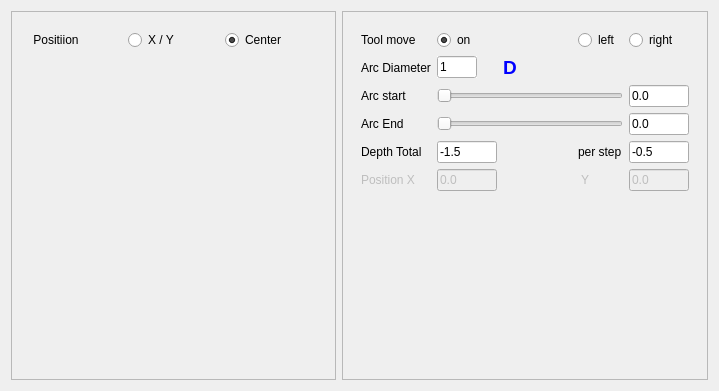
          <widget class="QWidget" name="page_circleArc">
           <property name="geometry">
            <rect>
             <x>0</x>
             <y>0</y>
             <width>719</width>
             <height>379</height>
            </rect>
           </property>
           <attribute name="label">
            <string>Circle of Arc</string>
           </attribute>
           <layout class="QHBoxLayout" name="horizontalLayout_4">
            <item>
             <widget class="QFrame" name="frame_8">
              <property name="frameShape">
               <enum>QFrame::StyledPanel</enum>
              </property>
              <property name="frameShadow">
               <enum>QFrame::Raised</enum>
              </property>
              <layout class="QVBoxLayout" name="verticalLayout_3">
               <item>
                <widget class="QFrame" name="frame_2">
                 <property name="frameShape">
                  <enum>QFrame::NoFrame</enum>
                 </property>
                 <property name="frameShadow">
                  <enum>QFrame::Raised</enum>
                 </property>
                 <layout class="QHBoxLayout" name="horizontalLayout_5">
                  <item>
                   <widget class="QLabel" name="label_11">
                    <property name="text">
                     <string> Positiion</string>
                    </property>
                   </widget>
                  </item>
                  <item>
                   <widget class="QRadioButton" name="rbCP_1">
                    <property name="enabled">
                     <bool>true</bool>
                    </property>
                    <property name="text">
                     <string notr="true">X / Y</string>
                    </property>
                    <property name="checked">
                     <bool>false</bool>
                    </property>
                   </widget>
                  </item>
                  <item>
                   <widget class="QRadioButton" name="rbCP_2">
                    <property name="text">
                     <string>Center</string>
                    </property>
                    <property name="checked">
                     <bool>true</bool>
                    </property>
                   </widget>
                  </item>
                 </layout>
                </widget>
               </item>
               <item>
                <widget class="QLabel" name="image">
                 <property name="sizePolicy">
                  <sizepolicy hsizetype="Minimum" vsizetype="Preferred">
                   <horstretch>0</horstretch>
                   <verstretch>0</verstretch>
                  </sizepolicy>
                 </property>
                 <property name="minimumSize">
                  <size>
                   <width>305</width>
                   <height>305</height>
                  </size>
                 </property>
                 <property name="maximumSize">
                  <size>
                   <width>305</width>
                   <height>305</height>
                  </size>
                 </property>
                 <property name="text">
                  <string notr="true"/>
                 </property>
                 <property name="textFormat">
                  <enum>Qt::PlainText</enum>
                 </property>
                 <property name="pixmap">
                  <pixmap>img/contour/circle-pic1_1.jpg</pixmap>
                 </property>
                 <property name="scaledContents">
                  <bool>false</bool>
                 </property>
                </widget>
               </item>
               <item>
                <spacer name="verticalSpacer">
                 <property name="orientation">
                  <enum>Qt::Vertical</enum>
                 </property>
                 <property name="sizeHint" stdset="0">
                  <size>
                   <width>20</width>
                   <height>40</height>
                  </size>
                 </property>
                </spacer>
               </item>
              </layout>
             </widget>
            </item>
            <item>
             <widget class="QFrame" name="frame_3">
              <property name="sizePolicy">
               <sizepolicy hsizetype="Preferred" vsizetype="Preferred">
                <horstretch>0</horstretch>
                <verstretch>0</verstretch>
               </sizepolicy>
              </property>
              <property name="frameShape">
               <enum>QFrame::StyledPanel</enum>
              </property>
              <property name="frameShadow">
               <enum>QFrame::Raised</enum>
              </property>
              <layout class="QVBoxLayout" name="verticalLayout_2">
               <item>
                <widget class="QFrame" name="frame_7">
                 <property name="frameShape">
                  <enum>QFrame::NoFrame</enum>
                 </property>
                 <property name="frameShadow">
                  <enum>QFrame::Raised</enum>
                 </property>
                 <layout class="QGridLayout" name="gridLayout">
                  <item row="0" column="0">
                   <widget class="QLabel" name="label_6">
                    <property name="text">
                     <string>Tool move</string>
                    </property>
                   </widget>
                  </item>
                  <item row="9" column="1">
                   <widget class="QLineEdit" name="centerX">
                    <property name="enabled">
                     <bool>false</bool>
                    </property>
                    <property name="maximumSize">
                     <size>
                      <width>60</width>
                      <height>16777215</height>
                     </size>
                    </property>
                    <property name="text">
                     <string>0.0</string>
                    </property>
                   </widget>
                  </item>
                  <item row="3" column="0">
                   <widget class="QLabel" name="label_14">
                    <property name="text">
                     <string>Arc Diameter</string>
                    </property>
                   </widget>
                  </item>
                  <item row="8" column="0">
                   <widget class="QLabel" name="label_17">
                    <property name="text">
                     <string>Depth Total</string>
                    </property>
                   </widget>
                  </item>
                  <item row="8" column="5">
                   <widget class="QLineEdit" name="depthStep">
                    <property name="maximumSize">
                     <size>
                      <width>60</width>
                      <height>16777215</height>
                     </size>
                    </property>
                    <property name="text">
                     <string>-0.5</string>
                    </property>
                   </widget>
                  </item>
                  <item row="11" column="0">
                   <spacer name="verticalSpacer_2">
                    <property name="orientation">
                     <enum>Qt::Vertical</enum>
                    </property>
                    <property name="sizeHint" stdset="0">
                     <size>
                      <width>20</width>
                      <height>40</height>
                     </size>
                    </property>
                   </spacer>
                  </item>
                  <item row="0" column="1">
                   <widget class="QRadioButton" name="rbTrc">
                    <property name="statusTip">
                     <string>Tool Radius Compensation (G40)</string>
                    </property>
                    <property name="text">
                     <string comment="trc">on </string>
                    </property>
                    <property name="checked">
                     <bool>true</bool>
                    </property>
                   </widget>
                  </item>
                  <item row="0" column="4">
                   <widget class="QRadioButton" name="rbTrcl">
                    <property name="statusTip">
                     <string>Tool Radius Compensation Left (G41)</string>
                    </property>
                    <property name="text">
                     <string comment="trcl">left </string>
                    </property>
                    <property name="checked">
                     <bool>false</bool>
                    </property>
                   </widget>
                  </item>
                  <item row="5" column="5">
                   <widget class="QLineEdit" name="arcStart">
                    <property name="maximumSize">
                     <size>
                      <width>60</width>
                      <height>16777215</height>
                     </size>
                    </property>
                    <property name="text">
                     <string>0.0</string>
                    </property>
                   </widget>
                  </item>
                  <item row="8" column="1">
                   <widget class="QLineEdit" name="depthTotal">
                    <property name="maximumSize">
                     <size>
                      <width>60</width>
                      <height>16777215</height>
                     </size>
                    </property>
                    <property name="text">
                     <string>-1.5</string>
                    </property>
                   </widget>
                  </item>
                  <item row="9" column="5">
                   <widget class="QLineEdit" name="centerY">
                    <property name="enabled">
                     <bool>false</bool>
                    </property>
                    <property name="maximumSize">
                     <size>
                      <width>60</width>
                      <height>16777215</height>
                     </size>
                    </property>
                    <property name="text">
                     <string>0.0</string>
                    </property>
                   </widget>
                  </item>
                  <item row="8" column="4">
                   <widget class="QLabel" name="label_18">
                    <property name="text">
                     <string>per step</string>
                    </property>
                   </widget>
                  </item>
                  <item row="9" column="4">
                   <widget class="QLabel" name="label_Y">
                    <property name="enabled">
                     <bool>false</bool>
                    </property>
                    <property name="text">
                     <string> Y</string>
                    </property>
                   </widget>
                  </item>
                  <item row="6" column="1" colspan="4">
                   <widget class="QSlider" name="hSliderArcEnd">
                    <property name="maximum">
                     <number>360</number>
                    </property>
                    <property name="orientation">
                     <enum>Qt::Horizontal</enum>
                    </property>
                   </widget>
                  </item>
                  <item row="3" column="1">
                   <widget class="QLineEdit" name="arcDiameter">
                    <property name="maximumSize">
                     <size>
                      <width>40</width>
                      <height>16777215</height>
                     </size>
                    </property>
                    <property name="autoFillBackground">
                     <bool>true</bool>
                    </property>
                    <property name="inputMask">
                     <string notr="true"/>
                    </property>
                    <property name="text">
                     <string notr="true">1</string>
                    </property>
                   </widget>
                  </item>
                  <item row="9" column="0">
                   <widget class="QLabel" name="label_X">
                    <property name="enabled">
                     <bool>false</bool>
                    </property>
                    <property name="text">
                     <string>Position X</string>
                    </property>
                   </widget>
                  </item>
                  <item row="6" column="0">
                   <widget class="QLabel" name="label_16">
                    <property name="text">
                     <string>Arc End</string>
                    </property>
                   </widget>
                  </item>
                  <item row="5" column="0">
                   <widget class="QLabel" name="label_15">
                    <property name="text">
                     <string>Arc start</string>
                    </property>
                   </widget>
                  </item>
                  <item row="5" column="1" colspan="4">
                   <widget class="QSlider" name="hSliderArcStart">
                    <property name="maximum">
                     <number>360</number>
                    </property>
                    <property name="orientation">
                     <enum>Qt::Horizontal</enum>
                    </property>
                   </widget>
                  </item>
                  <item row="6" column="5">
                   <widget class="QLineEdit" name="arcEnd">
                    <property name="maximumSize">
                     <size>
                      <width>60</width>
                      <height>16777215</height>
                     </size>
                    </property>
                    <property name="text">
                     <string>0.0</string>
                    </property>
                   </widget>
                  </item>
                  <item row="0" column="5">
                   <widget class="QRadioButton" name="rbTrcr">
                    <property name="statusTip">
                     <string>Tool Radius Compensation Right (G42)</string>
                    </property>
                    <property name="text">
                     <string comment="rcr">right</string>
                    </property>
                   </widget>
                  </item>
                  <item row="3" column="2">
                   <widget class="QLabel" name="label_7">
                    <property name="text">
                     <string notr="true">&lt;html&gt;&lt;head/&gt;&lt;body&gt;&lt;p&gt;&lt;span style=&quot; font-size:14pt; font-weight:600; color:#0000ff;&quot;&gt;D&lt;/span&gt;&lt;/p&gt;&lt;/body&gt;&lt;/html&gt;</string>
                    </property>
                    <property name="textFormat">
                     <enum>Qt::RichText</enum>
                    </property>
                    <property name="alignment">
                     <set>Qt::AlignJustify|Qt::AlignVCenter</set>
                    </property>
                   </widget>
                  </item>
                 </layout>
                </widget>
               </item>
              </layout>
             </widget>
            </item>
           </layout>
          </widget>
